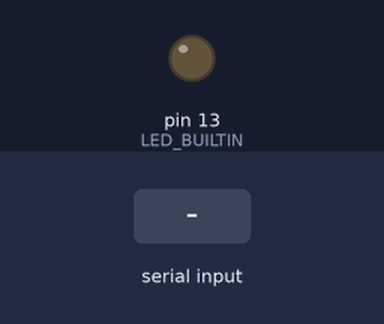
The sketch below on a simulated Arduino Uno, built with avr-gcc and run on an emulated ATmega328P. Shown: output pins drawn as LEDs (lit = HIGH). The inputs (shaded band) are chosen by the test bench.

Above: at 1.2 s.
1.3 s: "l" received over Serial
At 2.2 s:
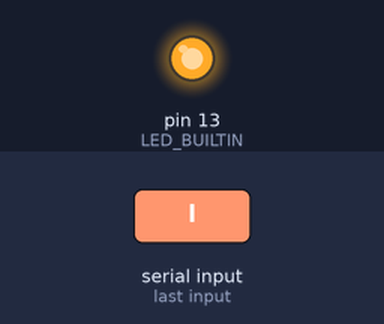
2.8 s: "d" received over Serial
At 3.4 s:
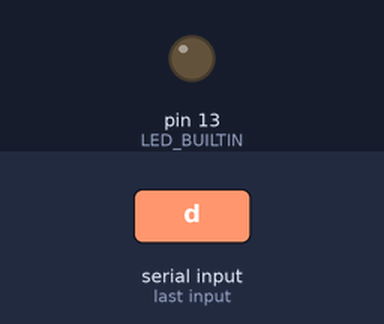
Timing chart, 0 to 5.8 s (numbered marks = the images above; inputs shaded):
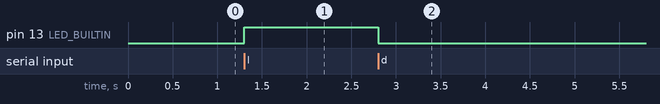

The sketch:

code1.ino
```cpp
// Simple piece of code to read serial
// port and turn LED/Pin13 On or Off:
//#include "/home/liza/Downloads/arduino-1.8.9-linux64/arduino-1.8.9/hardware/arduino/avr/libraries/SoftwareSerial/SoftwareSerial"
void setup() {
  pinMode(LED_BUILTIN, OUTPUT);
  // initialize serial port:
  Serial.begin(9600);
}

void loop() {
  // read from port 0:
  if (Serial.available()) {
    int inByte = Serial.read();
    switch (inByte)
    {
    case 'l':
      // Turn LED/Pin13 On:
      digitalWrite(LED_BUILTIN, HIGH);
      break;
    case 'd':
      // Turn LED/Pin13 Off:
      digitalWrite(LED_BUILTIN, LOW);
      break;

    default:
      //Do nothing
      break;
    }

  }
}
```

Measured:
- after the input at 1.3 s, pin 13 (LED_BUILTIN): LOW → HIGH at once
- after the input at 2.8 s, pin 13 (LED_BUILTIN): HIGH → LOW at once
